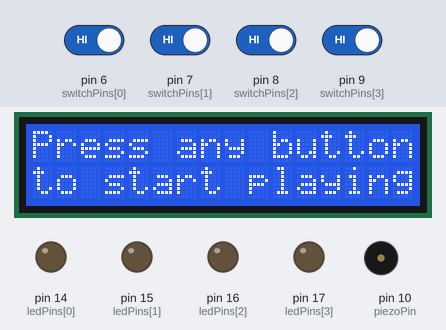
Recording of a sketch running on a simulated Arduino Uno, built with avr-gcc and run on an emulated ATmega328P. Shown: 16×2 character LCD, output pins drawn as LEDs (lit = HIGH), buzzer (waves = sounding). The test bench sets the inputs (shaded band); at power-on: pin 6 (switchPins[0]), pin 7 (switchPins[1]), pin 8 (switchPins[2]), pin 9 (switchPins[3]) HIGH. Random numbers use the default seed unless the sketch sets one; what the sketch prints to the serial monitor is not drawn.

Above: at 1.2 s.
1.3 s: pin 6 (switchPins[0]) driven LOW and pin 7 (switchPins[1]) driven LOW and pin 8 (switchPins[2]) driven LOW and pin 9 (switchPins[3]) driven LOW
At 2.1 s:
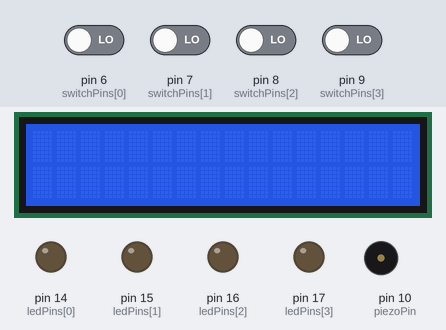
At 3.0 s:
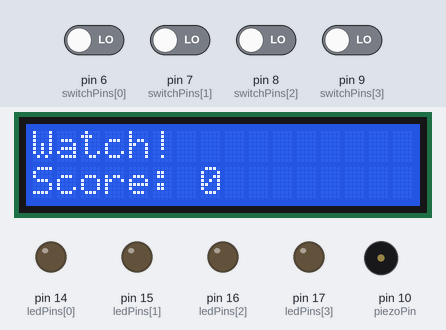
4.3 s: pin 7 (switchPins[1]) driven HIGH
At 7.8 s:
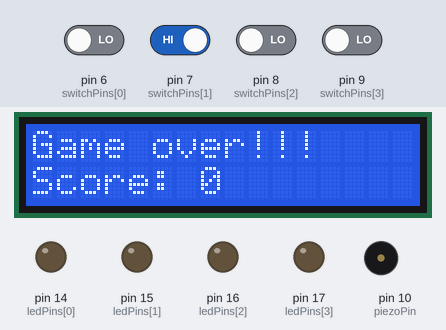
Timing chart, 0 to 9.3 s (numbered marks = the images above; inputs shaded):
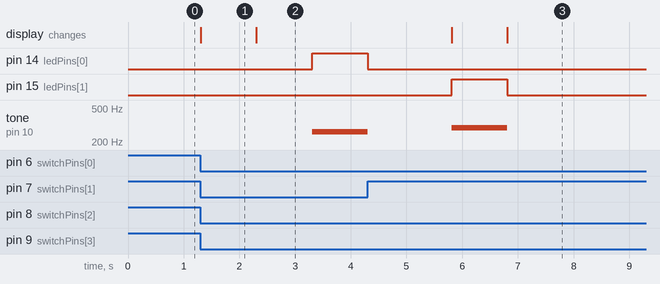

Measured:
- after the input at 1.3 s, pin 14 (ledPins[0]): LOW → HIGH after 2.0 s; tone on pin 10 (piezoPin): silent → 262 Hz after 2.0 s; the display: changes at once (image 1)
- after the input at 4.3 s, pin 15 (ledPins[1]): LOW → HIGH after 1.5 s, → LOW 1.0 s later
- what the display in image 1 shows lasts 1.0 s, from 1.3 s to 2.3 s

The sketch:

game.ino
```cpp
#include <LiquidCrystal.h>

//standard setup of pins for the lcd
LiquidCrystal lcd(12, 11, 5, 4, 3, 2);

const int switchPins[4] = {6, 7, 8, 9};
const int ledPins[4] = {14, 15, 16, 17};
const int piezoPin = 10;
const int noteValues[4] = {262, 294, 330, 349};

int switchStates[4];

int score;
int currentSequenceLength;
int startingButtonPressed;
int hasGameStarted;
int isGameOver;
int correctButtonPressed;

//a node for the list that's going to hold the
//values that correspond the buttons that
//the player needs to press correctly
struct listNode
{
  int value;
  listNode* next;
};
typedef struct listNode ListNode;

//having a node that stays at the beginning of the list
//and a node that traverses through the list
ListNode* startingNode;
ListNode* nodeTraverser;

/*
Starts up the 16 by 2 lcd
Sets new random seed
Starts up the serial monitor for debugging
Sets up each of the switch pins and led pins
Sets hasGameStarted and startingButtonPressed to false
*/
void setup()
{
  lcd.begin(16, 2);
  randomSeed(analogRead(0));

  Serial.begin(9600);

  for (int i = 0; i < 4; i++)
  {
    pinMode(switchPins[i], INPUT);
    pinMode(ledPins[i], OUTPUT);
  }

  hasGameStarted = 0;
  startingButtonPressed = 0;

  lcd.print("Press any button");
  lcd.setCursor(0, 1);
  lcd.print("to start playing");
}

/*
Begins the game
Generates the first sequence (of 1 value)
and shows that sequence
*/
void startGame()
{
  Serial.println("Starting game");
  hasGameStarted = 1;

  correctButtonPressed = 0;
  currentSequenceLength = 1;
  score = 0;
  isGameOver = 0;
  lcd.setCursor(0, 1);
  lcd.print("Score: ");
  lcd.print(score);

  startingNode = (ListNode*) malloc(sizeof(ListNode));
  startingNode->next = NULL;
  startingNode->value = NULL;

  nodeTraverser = startingNode;
  updateSequence(currentSequenceLength);
  showCurrentSequence();
}

/*
Detects button presses
If correct button is pressed AND released, moves on to correctButtonHandler
Otherwise, if a wrong button if pressed, lcd displays "Wrong!" and game ends
In both cases, the LED corresponding to the button pressed lights up
*/
void switchesHandler()
{
  for (int i = 0; i < 4; i++)
  {
    switchStates[i] = digitalRead(switchPins[i]);

    if (correctButtonPressed)
    {
      if (switchStates[nodeTraverser->value] == LOW)
      {
        correctButtonPressed = 0;
        digitalWrite(ledPins[nodeTraverser->value], LOW);
        noTone(piezoPin);
        correctButtonHandler();
      }
    }
    else
    {
      if (switchStates[i] == HIGH)
      {
        digitalWrite(ledPins[i], HIGH);
        tone(piezoPin, noteValues[i]);
        if (nodeTraverser->value == i)
        {
          correctButtonPressed = 1;
        }
        else
        {
          lcd.setCursor(0, 0);
          Serial.print("Pressed ");
          Serial.print(i);
          Serial.print(", but correct was ");
          Serial.print(nodeTraverser->value);
          lcd.print("Wrong!!!        ");
          isGameOver = 1;
          delay(1000);
        }
      }
      else
      {
        digitalWrite(ledPins[i], LOW);
        noTone(piezoPin);
      }
    }
  }
}

/*
Increases the game score by 1 point for the correct button
that is pressed AND released
Then if the entire sequence is complete, a new sequence gets
generated and shown
Otherwise, we just move to the next number in the sequence
*/
void correctButtonHandler()
{
  score += 1;
  lcd.setCursor(7, 1);
  lcd.print(score);

  if (!nodeTraverser->next)
  {
    lcd.setCursor(0, 0);
    lcd.print("Cool! Good job! ");
    delay(1000);
    currentSequenceLength++;
    updateSequence(currentSequenceLength);
    showCurrentSequence();
    nodeTraverser = startingNode;
  }
  else
  {
    nodeTraverser = nodeTraverser->next;
  }
}

/*
Turns on and off the LEDs and musical tones
corresponding to the numbers
in our current sequence with delays of 1 second in between
*/
void showCurrentSequence()
{
  Serial.println("Showing current sequence");
  turnOffAllLeds();
  noTone(piezoPin);
  lcd.setCursor(0, 0);
  lcd.print("Watch!          ");
  delay(1000);

  ListNode* traverser = startingNode;

  while (traverser)
  {
    Serial.print(traverser->value);
    Serial.print(" ");
    digitalWrite(ledPins[traverser->value], HIGH);
    tone(piezoPin, noteValues[traverser->value]);
    delay(1000);
    digitalWrite(ledPins[traverser->value], LOW);
    noTone(piezoPin);
    delay(1000);

    traverser = traverser->next;
  }

  delay(500);
  lcd.setCursor(0, 0);
  lcd.print("Your move!      ");
  Serial.println(" ");
}

/*
Generates a random sequence of a given length
consisting of numbers 0 to 3
that the player will have to press in the game
*/
void updateSequence(int desiredLength)
{
  Serial.println("updating sequence");
  ListNode* traverser = startingNode;
  traverser->value = random(4);
  Serial.print(traverser->value);

  for (int i = 1; i < desiredLength; i++)
  {
    if (!traverser->next)
    {
      traverser->next = (ListNode*) malloc(sizeof(ListNode));
      traverser->next->next = NULL;
    }

    traverser->next->value = random(4);
    Serial.print(" ");
    Serial.print(traverser->next->value);
    traverser = traverser->next;
  }
  traverser = NULL;
  Serial.println(" ");
}

//turns off all 4 LEDs
void turnOffAllLeds()
{
  for (int i = 0; i < 4; i++)
  {
    digitalWrite(ledPins[i], LOW);
  }
}

void loop()
{
  /*
  if the player has started the game
  we check go to switchesHandler to handle button presses
  and if we the player loses the game as a result of a wrong
  button press, we display the game over message and turn off
  all LEDs
  */
  if (hasGameStarted)
  {
    if (!isGameOver)
    {
      switchesHandler();
    }
    else
    {
      lcd.setCursor(0, 0);
      lcd.print("Game over!!!");
      turnOffAllLeds();
      noTone(piezoPin);
    }
  }
  /*
  Otherwise, we check to wait for the player to press AND release
  any button to start the game
  */
  else
  {
    turnOffAllLeds();
    noTone(piezoPin);
    for (int i = 0; i < 4; i++)
    {
      switchStates[i] = digitalRead(switchPins[i]);
    }
    if (startingButtonPressed)
    {
      if (switchStates[0] == LOW && switchStates[1] == LOW && switchStates[2] == LOW && switchStates[3] == LOW)
      {
        lcd.clear();
        delay(1000);
        startGame();
      }
    }
    else
    {
      if (switchStates[0] == HIGH || switchStates[1] == HIGH || switchStates[2] == HIGH || switchStates[3] == HIGH)
      {
        startingButtonPressed = 1;
      }
    }
  }
}
```
